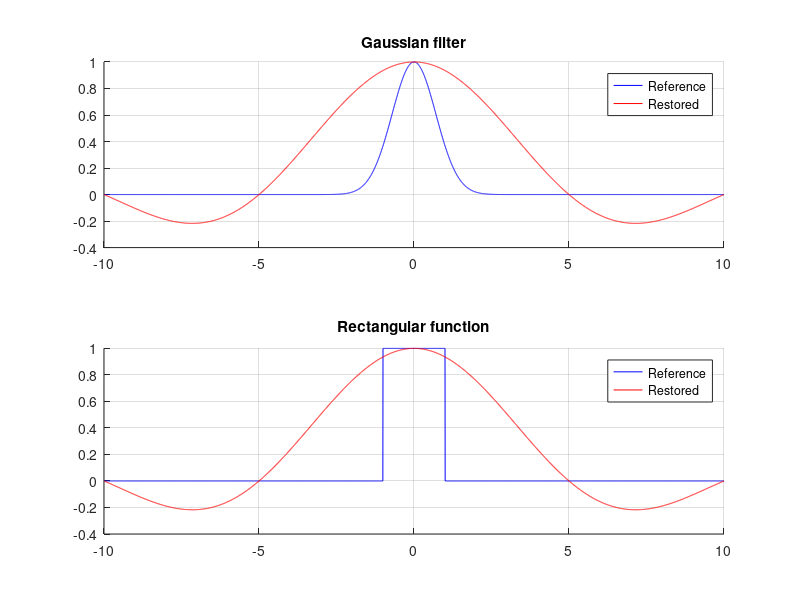

Reproduce this figure in MATLAB.
function lab_01
    L = 1;
    A = 1;
    sigma = 1;

    count_points = input("Input count of points: ");
    step_x = input("Input step for x values: ");

    max_x = step_x * (count_points - 1) / 2;

    x_discrete = -max_x : step_x : max_x;
    rect_discrete = generate_rect(x_discrete, L);
    gauss_discrete = generate_gauss(x_discrete, A, sigma);

    x_reference = -max_x : 0.005 : max_x;
    rect_reference = generate_rect(x_reference, L);
    gauss_reference = generate_gauss(x_reference, A, sigma);

    rect_restored = zeros(1, length(x_reference));
    gauss_restored = zeros(1, length(x_reference));
    
    for i = 1 : length(x_reference)
        for j = 1 : count_points
            gauss_restored(i) = gauss_restored(i) + gauss_discrete(j) * sinc((x_reference(i) - x_discrete(j)) / step_x);
            rect_restored(i) = rect_restored(i) + rect_discrete(j) * sinc((x_reference(i) - x_discrete(j)) / step_x);
        end
    end
    
    figure;
    subplot(2,1,1);
    title("Gaussian filter");
    hold on;
    grid on;
    plot(x_reference, gauss_reference, "b");
    plot(x_reference, gauss_restored, "r");
    legend("Reference", "Restored");
    
    subplot(2,1,2);
    title("Rectangular function");
    hold on;
    grid on;
    plot(x_reference, rect_reference, "b");
    plot(x_reference, rect_restored, "r");
    legend("Reference", "Restored");
end

function rect = generate_rect(x, L)
    rect = zeros(size(x));
    rect(abs(x) <= L) = 1;
    return;
end

function gauss = generate_gauss(x, A, sigma)
    gauss = A * exp(-(x / sigma) .^ 2);
    return;
end